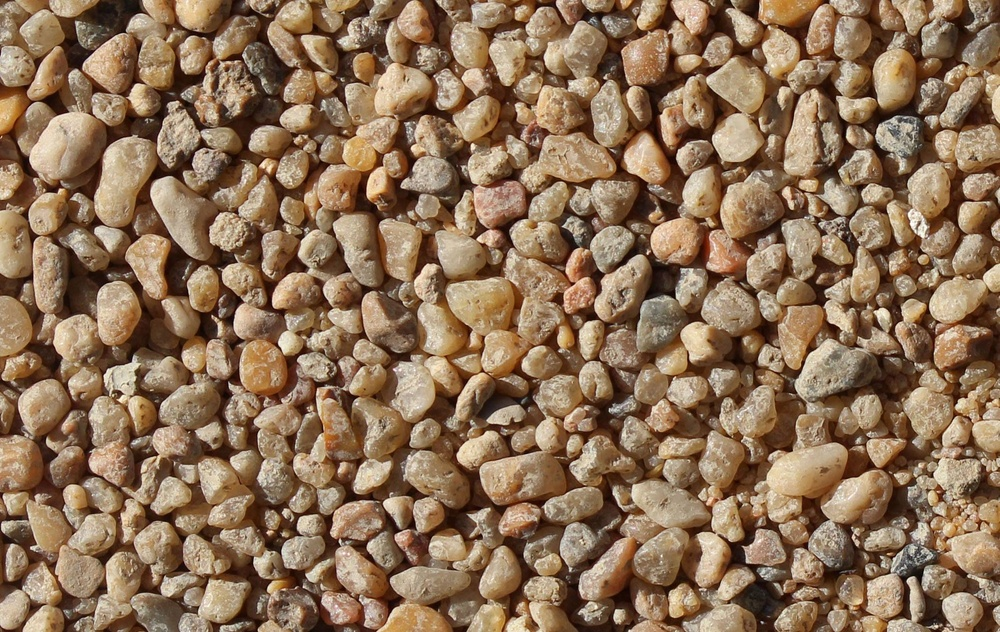
#> input picture 57813137-watershed-segmentation/1.jpg, 1000 x 632 px, shrunk from 2132 x 1348 before the run
$ python watershed_segmentation.py   (older library calls are emulated)
#> lines starting #> are read from the running program, lines starting #| are printed output that depends on the picture; after the words box and inside, x2 and y2 are one past the last pixel; in counts of white or black regions, pixels touching at a corner belong together
import cv2
import numpy as np
from skimage.feature import peak_local_max
from skimage.morphology import watershed
from scipy import ndimage

# Load in image, convert to gray scale, and Otsu's threshold
image = cv2.imread('1.jpg')
#> image is the input picture: shape (632, 1000, 3); mean B, G, R 86.3, 113, 141.4
gray = cv2.cvtColor(image, cv2.COLOR_BGR2GRAY)
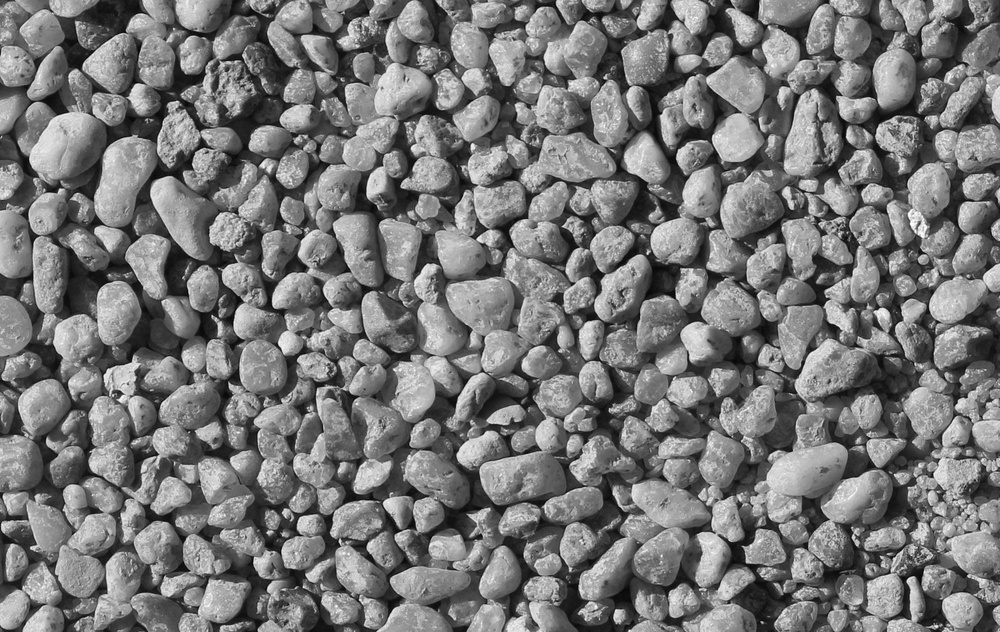
#> gray: shape (632, 1000); min 1, max 253, mean 118.5
thresh = cv2.threshold(gray, 0, 255, cv2.THRESH_BINARY + cv2.THRESH_OTSU)[1]
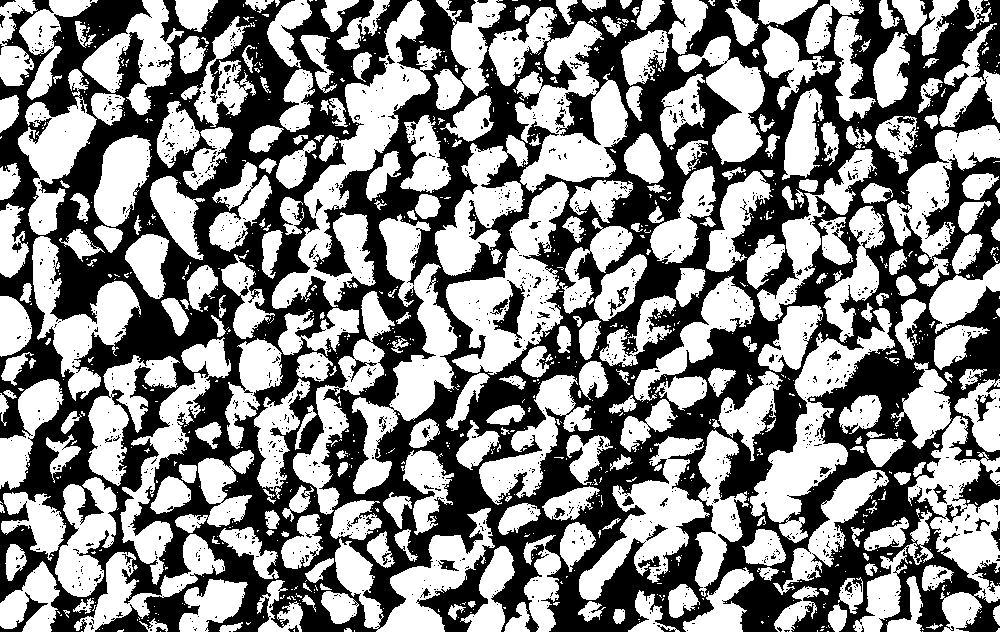
#> thresh: shape (632, 1000); 53.2% white; 1413 black regions (1357 under 20 px), largest, box (x1, y1, x2, y2) and area: (0, 0, 1000, 632) 287778, (493, 280, 525, 340) 723, (0, 592, 48, 632) 398

# Compute Euclidean distance from every binary pixel
# to the nearest zero pixel then find peaks
distance_map = ndimage.distance_transform_edt(thresh)
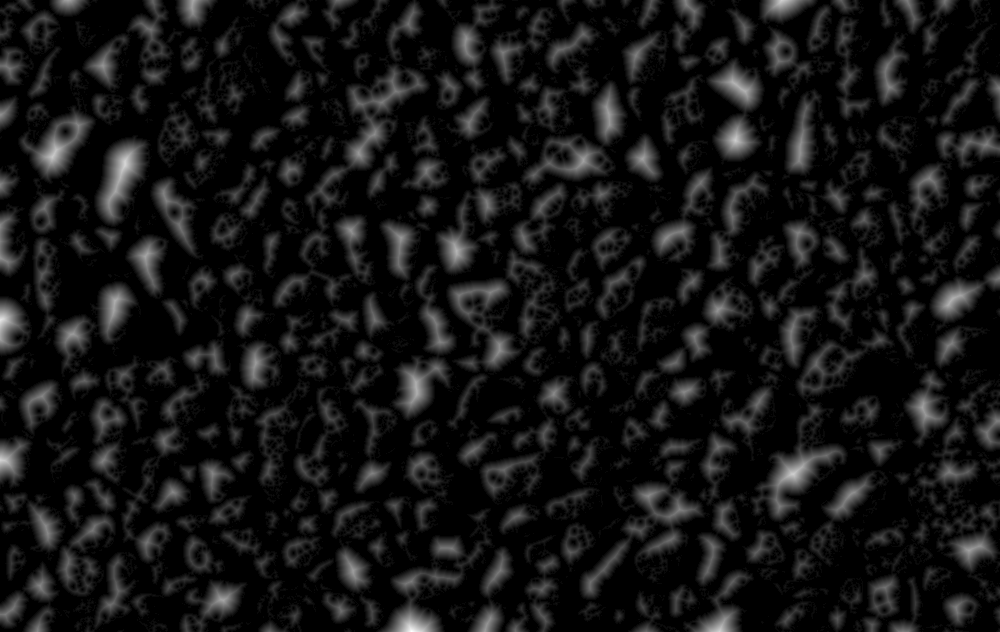
#> distance_map: shape (632, 1000) float64; min 0, max 26.83, mean 2.2; drawn with min black and max white
local_max = peak_local_max(distance_map, indices=False, min_distance=20, labels=thresh)
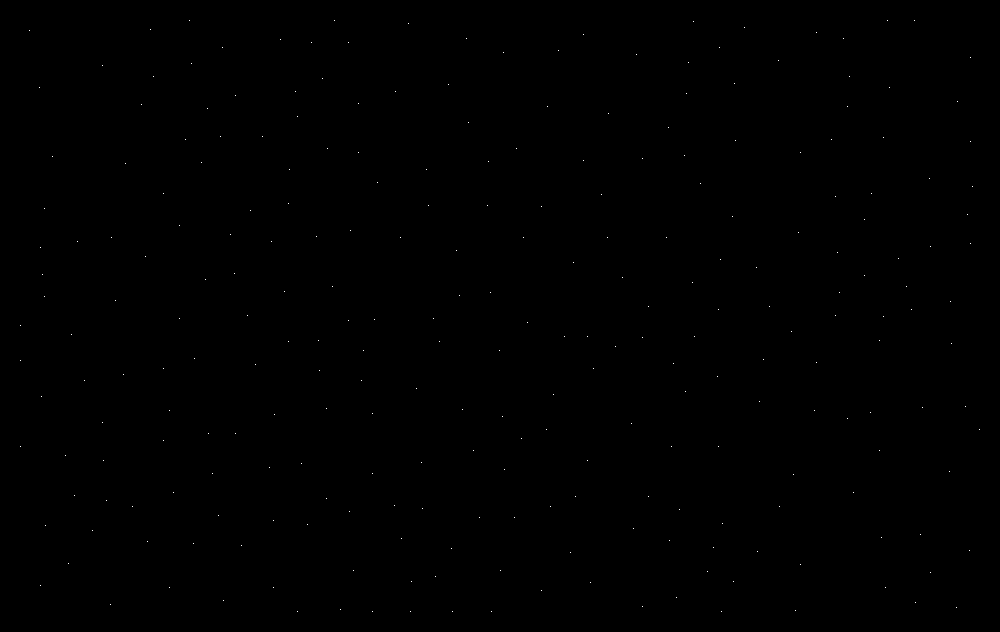
#> local_max: shape (632, 1000) bool; 0.04% white in thin lines or dots, all inside (x1, y1, x2, y2) = (20, 20, 980, 612)

# Perform connected component analysis then apply Watershed
markers = ndimage.label(local_max, structure=np.ones((3, 3)))[0]
#> markers: shape (632, 1000) int32; 266 distinct labels, from 0 to 265
labels = watershed(-distance_map, markers, mask=thresh)
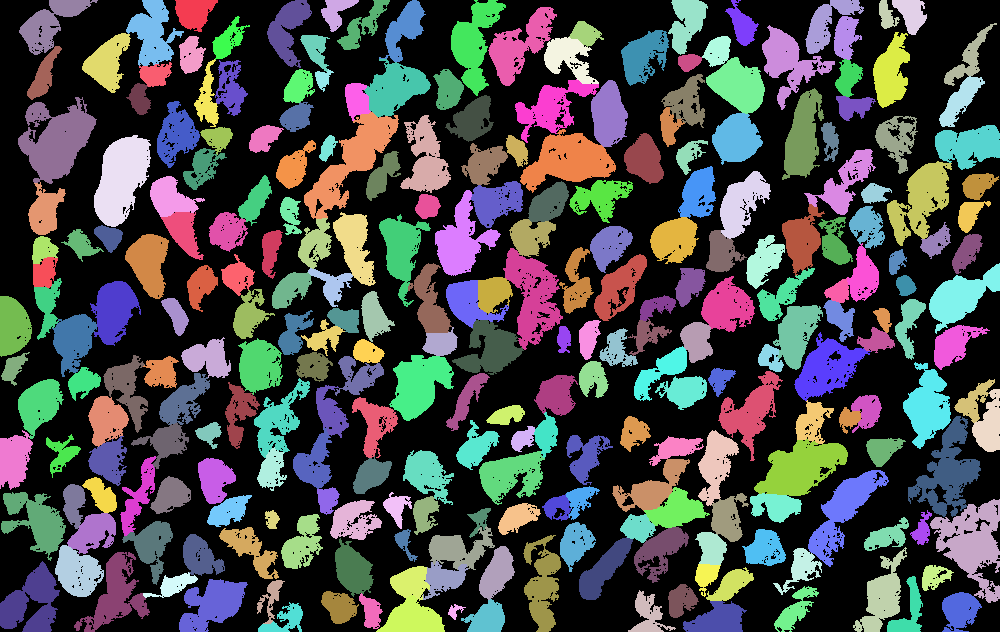
#> labels: shape (632, 1000) int32; 266 distinct labels, from 0 to 265; one colour per label, 0 black

# Iterate through unique labels
total_area = 0
for label in np.unique(labels):
    if label == 0:
        continue

    # Create a mask
    mask = np.zeros(gray.shape, dtype="uint8")
    mask[labels == label] = 255

    # Find contours and determine contour area
    cnts = cv2.findContours(mask.copy(), cv2.RETR_EXTERNAL, cv2.CHAIN_APPROX_SIMPLE)
    cnts = cnts[0] if len(cnts) == 2 else cnts[1]
    c = max(cnts, key=cv2.contourArea)
    area = cv2.contourArea(c)
    total_area += area
    cv2.drawContours(image, [c], -1, (36,255,12), 4)
#> this loop made 266 passes
#> (area, total_area) on passes 2 to 4: (863.5, 863.5), (527.5, 1391), (281, 1672)
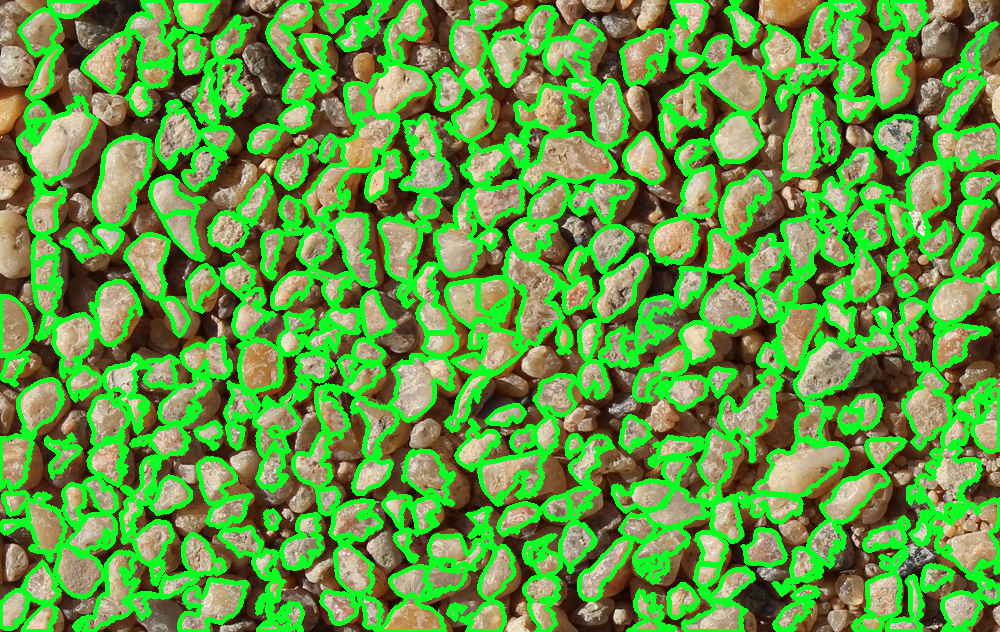
#> image: shape (632, 1000, 3); mean B, G, R 69.2, 154.4, 99.4
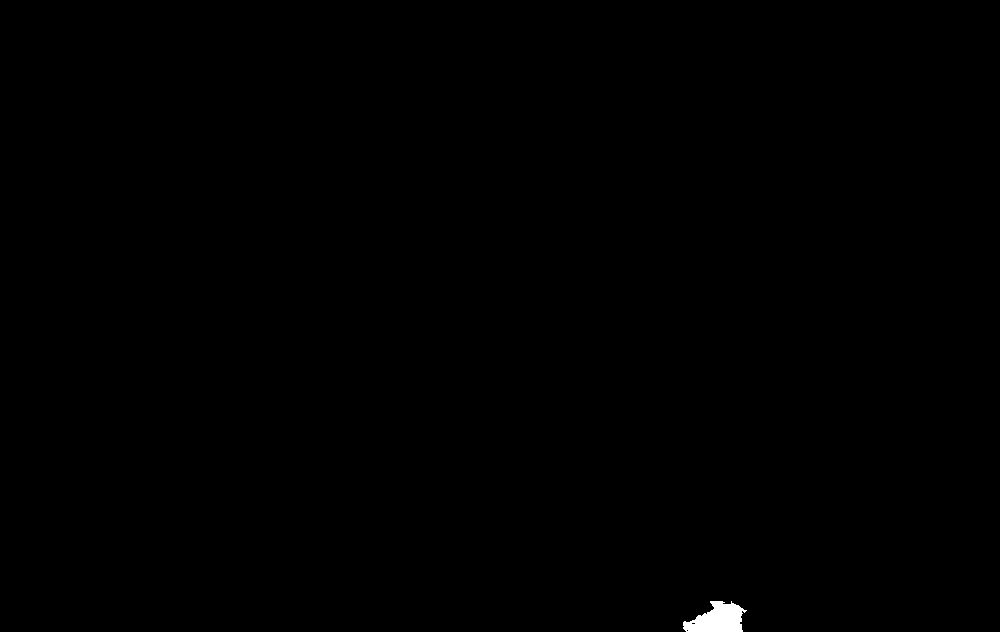
#> mask: shape (632, 1000); 0.21% white; 1 white region, box (x1, y1, x2, y2) and area: (683, 601, 747, 632) 1300
#> after the loop, total_area = 284727

print(total_area)
#| 284727.0
cv2.imshow('image', image)
cv2.waitKey()
